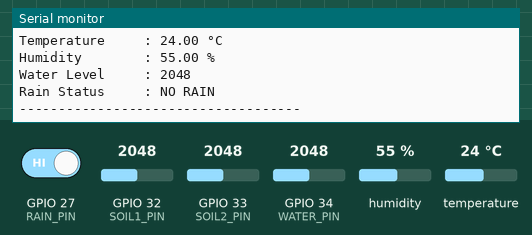
Bench run of a sketch on a simulated ESP32. On the bench: the last lines printed to the serial monitor. The test bench sets the inputs (shaded band); at power-on: GPIO 27 (RAIN_PIN) HIGH, humidity 55 %, GPIO 32 (SOIL1_PIN) = 2048, GPIO 33 (SOIL2_PIN) = 2048, GPIO 34 (WATER_PIN) = 2048, temperature 24 °C.

Above: at 3.2 s.
3.3 s: GPIO 27 (RAIN_PIN) driven LOW
7.5 s: humidity set to 22 %
At 8.8 s:
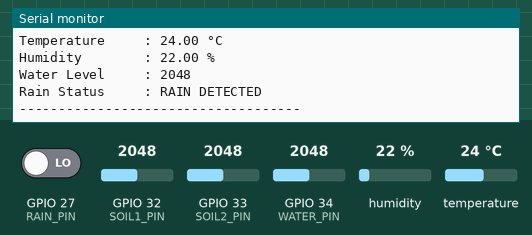
10.2 s: GPIO 32 (SOIL1_PIN) set to 2866
12.9 s: GPIO 33 (SOIL2_PIN) set to 2866
15.6 s: GPIO 34 (WATER_PIN) set to 2866
At 16.8 s:
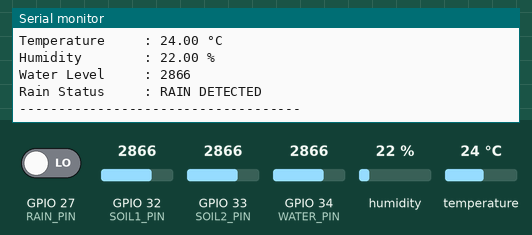

Measured:
- after the input at 7.5 s, the serial monitor: prints a new line after 0.58 s (image 1)
- after the input at 15.6 s, the serial monitor: prints a new line after 0.56 s (image 2)

The sketch:

sensor_test.ino
```cpp
#include "DHT.h"

#define SOIL1_PIN 32
#define SOIL2_PIN 33
#define WATER_PIN 34
#define RAIN_PIN 27

#define DHT_PIN 4
#define DHT_TYPE DHT22

DHT dht(DHT_PIN, DHT_TYPE);

void setup() {
  Serial.begin(115200);

  pinMode(RAIN_PIN, INPUT);

  dht.begin();

  delay(2000);

  Serial.println();
  Serial.println("====================================");
  Serial.println("   SMART AGRICULTURE SENSOR SYSTEM");
  Serial.println("====================================");
}

void loop() {

  int soil1 = analogRead(SOIL1_PIN);
  int soil2 = analogRead(SOIL2_PIN);
  int water = analogRead(WATER_PIN);
  int rain = digitalRead(RAIN_PIN);

  float temperature = dht.readTemperature();
  float humidity = dht.readHumidity();

  Serial.println();
  Serial.println("------------------------------------");

  Serial.print("Soil Moisture 1 : ");
  Serial.println(soil1);

  Serial.print("Soil Moisture 2 : ");
  Serial.println(soil2);

  Serial.print("Temperature     : ");
  if (isnan(temperature))
    Serial.println("Sensor Error");
  else {
    Serial.print(temperature);
    Serial.println(" °C");
  }

  Serial.print("Humidity        : ");
  if (isnan(humidity))
    Serial.println("Sensor Error");
  else {
    Serial.print(humidity);
    Serial.println(" %");
  }

  Serial.print("Water Level     : ");
  Serial.println(water);

  Serial.print("Rain Status     : ");
  if (rain == 0)
    Serial.println("RAIN DETECTED");
  else
    Serial.println("NO RAIN");

  Serial.println("------------------------------------");

  delay(2000);
}
```
